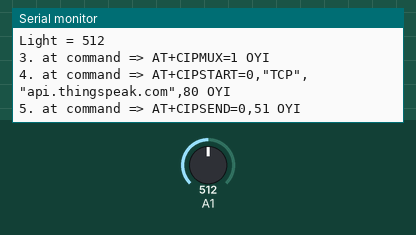
This sketch was run on a simulated Arduino Uno, built with avr-gcc and run on an emulated ATmega328P. On the bench: the last lines printed to the serial monitor. The test bench sets the inputs (shaded band); at power-on: A1 = 512. The modem accepts every AT command (registered, SIM ready, sends succeed) and sends nothing else.

Above: at 1.2 s.
1.3 s: A1 set to 716
At 2.47 s:
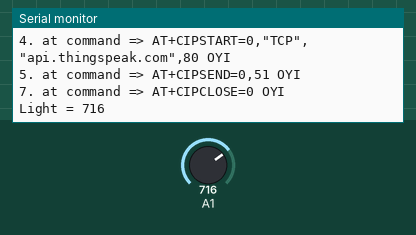
5.7 s: A1 set to 900
At 7.7 s:
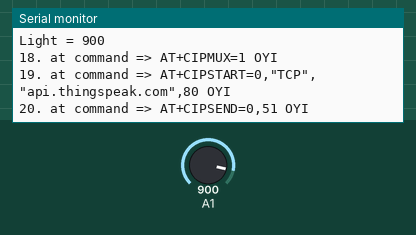
Timing chart, 0 to 9.2 s (numbered marks = the images above; inputs shaded):
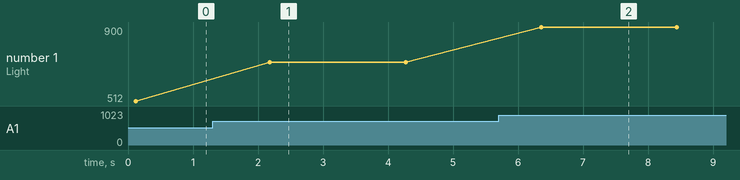

The sketch:

Light_Sensor.ino
```cpp
#include <SoftwareSerial.h>
#define RX 2
#define TX 3
String AP = "armour301";       // AP NAME
String PASS = "snowman100"; // AP PASSWORD
String API = "JXEV1FTF9RUQR2AU";   // Write API KEY
String HOST = "api.thingspeak.com";
String PORT = "80";
int countTrueCommand;
int countTimeCommand;
boolean found = false;
int valSensor = 1;

SoftwareSerial esp8266(RX, TX);

int light;

void setup()
{
Serial.begin(9600);
pinMode(A0,INPUT);

esp8266.begin(115200);
  sendCommand("AT", 5, "OK");
  sendCommand("AT+CWMODE=1", 5, "OK");
  sendCommand("AT+CWJAP=\"" + AP + "\",\"" + PASS + "\"", 20, "OK");
}

void loop()
{
light=analogRead(A1);
Serial.println("Light = " + String(light));
delay(500);

String getData = "GET /update?api_key=" + API + "&field4=" + light;
  sendCommand("AT+CIPMUX=1", 5, "OK");
  sendCommand("AT+CIPSTART=0,\"TCP\",\"" + HOST + "\"," + PORT, 15, "OK");
  sendCommand("AT+CIPSEND=0," + String(getData.length() + 4), 4, ">");
  esp8266.println(getData); delay(1500); countTrueCommand++;
  sendCommand("AT+CIPCLOSE=0", 5, "OK");
}

void sendCommand(String command, int maxTime, char readReplay[]) {
  Serial.print(countTrueCommand);
  Serial.print(". at command => ");
  Serial.print(command);
  Serial.print(" ");
  while(countTimeCommand < (maxTime*1))
  {
    esp8266.println(command);//at+cipsend
    if(esp8266.find(readReplay))//ok
    {
      found = true;
      break;
    }

    countTimeCommand++;
  }

  if(found == true)
  {
    Serial.println("OYI");
    countTrueCommand++;
    countTimeCommand = 0;
  }

  if(found == false)
  {
    Serial.println("Fail");
    countTrueCommand = 0;
    countTimeCommand = 0;
  }

  found = false;
 }
```

Measured:
- after the input at 1.3 s, the serial monitor: prints a new line after 0.88 s (image 1)
- after the input at 5.7 s, the serial monitor: prints a new line after 0.66 s (image 2)
- plotted number 1: 512 → 716 after the input at 1.3 s, 716 → 900 after the input at 5.7 s
